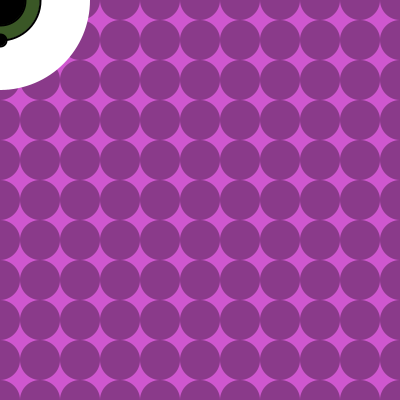
Frame 1 (no input)
Frame 60 (the mouse pressed at the canvas centre just before this capture): identical to frame 1, image omitted
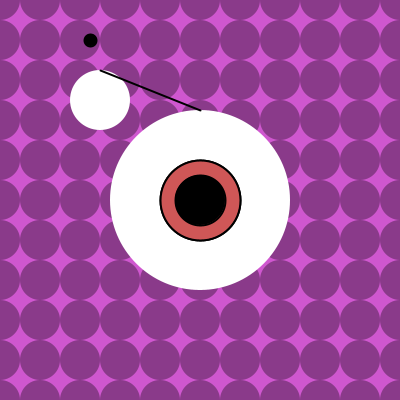
Frame 120 (the mouse held since frame 60 and released just before this capture)

The Processing sketch that drew these frames (run headless with seeded random() and noise(); from frame 60 on, the mouse is pressed at the canvas centre):

// Processing sketch: processing_57334
// ── processing_57334.pde


int y = 60;
int r= 12;
float e;
float easing = 0.01;


void setup(){
  size(400,400);
 smooth();
  
    }

 
void draw(){
   //background
   background(207,87,207);            
  noStroke();
  for (int y =0; y <= height; y += 40) {
    for (int x = 0; x<= width; x += 40) {
      fill(0,85);
      ellipse(x,y,40,40);
    }}
  //body
  
  fill(255);
  ellipse(mouseX, mouseY, y*3, y*3);
  ellipse(mouseX/2, mouseY/2, y, y);
  stroke(0);
  strokeWeight(2);
  line(mouseX,mouseY-90,mouseX/2,mouseY/2-30);
   //green eye
   fill(58,87,38);
   ellipse(mouseX,mouseY,80,80);
   fill(0);
   ellipse (mouseX,mouseY,50,50);
 //red eye
 if (mousePressed) {
   fill(207,87,87);
   ellipse (mouseX,mouseY,80,80);
   fill(0);
   ellipse (mouseX,mouseY,50,50);

 }
float targetX = mouseX;
e+= (targetX - e) * easing;
ellipse(e,40, r, r);



}
